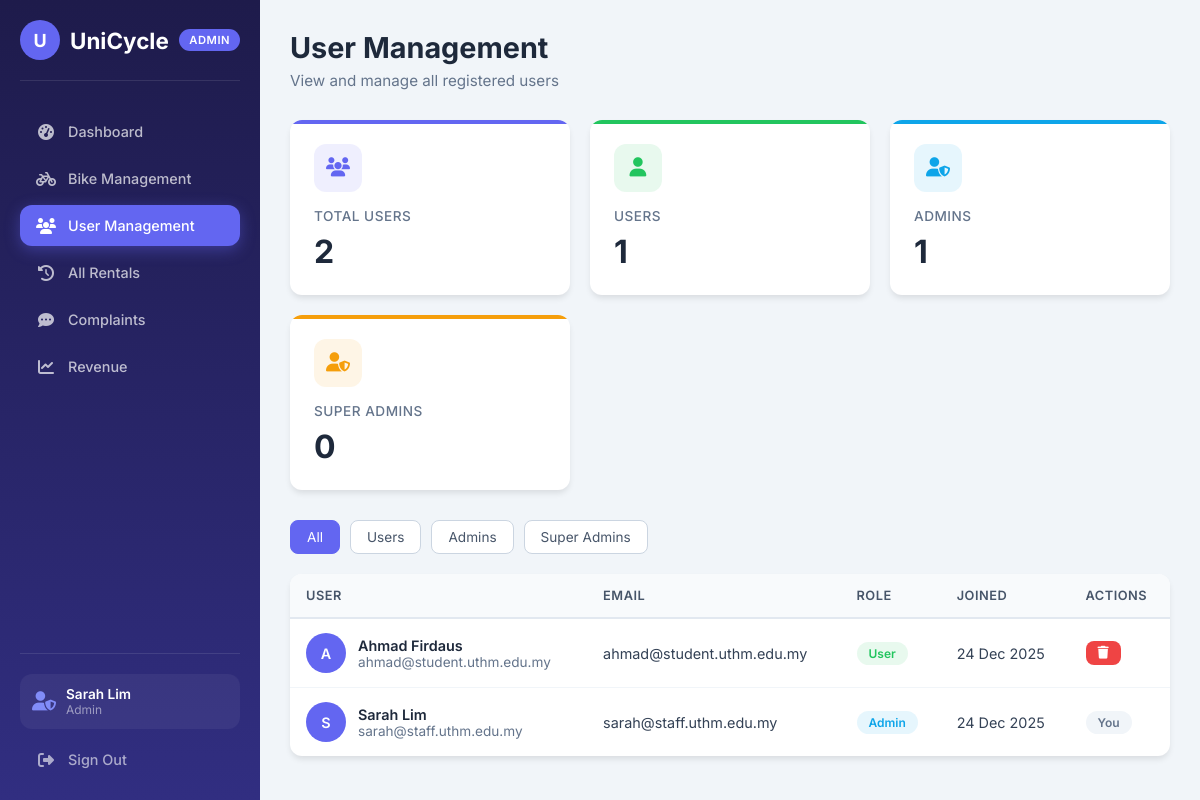
The page /admin/users.php (signed in) on the database its author committed.
### tables this page shows
CREATE TABLE `students` (
    `student_id` INT(11) NOT NULL AUTO_INCREMENT,
    `name` VARCHAR(100) NOT NULL,
    `email` VARCHAR(100) NOT NULL,
    `password` VARCHAR(255) NOT NULL,
    `google_id` VARCHAR(100) DEFAULT NULL,
    `role` ENUM('user', 'admin', 'superadmin') NOT NULL DEFAULT 'user',
    `phone` VARCHAR(20) DEFAULT NULL,
    `profile_pic` VARCHAR(255) DEFAULT NULL,
    `created_at` TIMESTAMP NOT NULL DEFAULT CURRENT_TIMESTAMP,
    PRIMARY KEY (`student_id`),
    UNIQUE KEY `email` (`email`),
    UNIQUE KEY `google_id` (`google_id`)
);

### admin/users.php (the view, shortened to what this page needs)
<?php
require_once 'includes/auth_check.php';
$filter = $_GET['filter'] ?? 'all';
$where = '';
$users = $pdo->query("SELECT * FROM students $where ORDER BY created_at DESC")->fetchAll();
$counts = [
    'all' => $pdo->query("SELECT COUNT(*) FROM students")->fetchColumn(),
    'user' => $pdo->query("SELECT COUNT(*) FROM students WHERE role = 'user'")->fetchColumn(),
    'admin' => $pdo->query("SELECT COUNT(*) FROM students WHERE role = 'admin'")->fetchColumn(),
    'superadmin' => $pdo->query("SELECT COUNT(*) FROM students WHERE role = 'superadmin'")->fetchColumn(),
];
?>
<!DOCTYPE html>
<html lang="en">
<head>
    <link rel="stylesheet" href="admin.css">
    <link rel="stylesheet" href="https://cdnjs.cloudflare.com/ajax/libs/font-awesome/6.5.0/css/all.min.css">
</head>
<body>
    <?php include 'includes/sidebar.php'; ?>
    <main class="admin-main">
        <div class="page-header">
            <h1>User Management</h1>
            <p>View and manage all registered users</p>
        </div>
        <div class="stats-grid">
            <div class="stat-card">
                <div class="icon"><i class="fas fa-users"></i></div>
                <h3>Total Users</h3>
                <div class="value"><?= $counts['all'] ?></div>
            </div>
            <div class="stat-card success">
                <div class="icon"><i class="fas fa-user"></i></div>
                <h3>Users</h3>
                <div class="value"><?= $counts['user'] ?></div>
            </div>
            <div class="stat-card secondary">
                <div class="icon"><i class="fas fa-user-shield"></i></div>
                <h3>Admins</h3>
                <div class="value"><?= $counts['admin'] ?></div>
            </div>
            <div class="stat-card warning">
                <div class="icon"><i class="fas fa-user-shield"></i></div>
                <h3>Super Admins</h3>
                <div class="value"><?= $counts['superadmin'] ?></div>
            </div>
        </div>
        <div class="filters-bar">
            <a href="?filter=all" class="filter-btn <?= $filter === 'all' ? 'active' : '' ?>">All</a>
            <a href="?filter=user" class="filter-btn <?= $filter === 'user' ? 'active' : '' ?>">Users</a>
            <a href="?filter=admin" class="filter-btn <?= $filter === 'admin' ? 'active' : '' ?>">Admins</a>
            <a href="?filter=superadmin" class="filter-btn <?= $filter === 'superadmin' ? 'active' : '' ?>">Super
                Admins</a>
        </div>
        <div class="content-card">
            <div class="card-body" style="padding: 0;">
                <table class="admin-table">
                    <thead>
                        <tr>
                            <th>User</th>
                            <th>Email</th>
                            <th>Role</th>
                            <th>Joined</th>
                            <th>Actions</th>
                        </tr>
                    </thead>
                    <tbody>
                        <?php foreach ($users as $user): ?>
                            <tr>
                                <td>
                                    <div class="user-info">
                                        <div class="user-avatar"><?= strtoupper(substr($user['name'], 0, 1)) ?></div>
                                        <div>
                                            <div class="user-name"><?= htmlspecialchars($user['name']) ?></div>
                                            <div class="user-email"><?= htmlspecialchars($user['email']) ?></div>
                                        </div>
                                    </div>
                                </td>
                                <td><?= htmlspecialchars($user['email']) ?></td>
                                <td>
                                    <span
                                        class="badge <?= in_array($user['role'], ['admin', 'superadmin']) ? 'active' : 'available' ?>">
                                        <?= ucfirst($user['role']) ?>
                                    </span>
                                </td>
                                <td><?= date('d M Y', strtotime($user['created_at'])) ?></td>
                                <td>
                                    <form method="POST" class="action-cell">
                                        <?php if ($user['student_id'] != $_SESSION['student_id']): ?>
                                            <button type="submit" name="delete_user" class="btn btn-danger btn-sm"
                                                onclick="return confirm('Delete this user? This will also delete their rentals and complaints.')">
                                                <i class="fas fa-trash"></i>
                                            </button>
                                        <?php else: ?>
                                            <span class="badge"
                                                style="background: var(--gray-100); color: var(--gray-500);">You</span>
                                        <?php endif; ?>
                                    </form>
                                </td>
                            </tr>
                        <?php endforeach; ?>
                    </tbody>
                </table>
            </div>
        </div>
    </main>
</body>
</html>

### admin/admin.css (style rules this page uses)
:root { --primary: #6366f1; --primary-dark: #4f46e5; --primary-light: #818cf8; --secondary: #0ea5e9; --success: #22c55e; --warning: #f59e0b; --danger: #ef4444; --dark: #1e1b4b; --gray-50: #f8fafc; --gray-100: #f1f5f9; --gray-200: #e2e8f0; --gray-300: #cbd5e1; --gray-400: #94a3b8; --gray-500: #64748b; --gray-600: #475569; --gray-700: #334155; --gray-800: #1e293b; --gray-900: #0f172a; --sidebar-width: 260px; --header-height: 70px; --border-radius: 12px; --shadow-sm: 0 1px 2px 0 rgb(0 0 0 / 0.05); --shadow: 0 4px 6px -1px rgb(0 0 0 / 0.1); --shadow-lg: 0 10px 25px -3px rgb(0 0 0 / 0.1); }
* { margin: 0; padding: 0; box-sizing: border-box; }
body { font-family: 'Inter', -apple-system, BlinkMacSystemFont, 'Segoe UI', Roboto, sans-serif; background: var(--gray-100); color: var(--gray-800); min-height: 100vh; display: flex; }
.admin-main { margin-left: var(--sidebar-width); flex: 1; padding: 30px; min-height: 100vh; }
.page-header { margin-bottom: 30px; }
.page-header h1 { font-size: 1.8rem; font-weight: 700; color: var(--gray-800); margin-bottom: 6px; }
.page-header p { color: var(--gray-500); font-size: 0.95rem; }
.stats-grid { display: grid; grid-template-columns: repeat(auto-fit, minmax(240px, 1fr)); gap: 20px; margin-bottom: 30px; }
.stat-card { background: white; border-radius: var(--border-radius); padding: 24px; box-shadow: var(--shadow); position: relative; overflow: hidden; transition: transform 0.2s ease, box-shadow 0.2s ease; }
.stat-card::before { content: ''; position: absolute; top: 0; left: 0; right: 0; height: 4px; background: var(--primary); }
.stat-card.success::before { background: var(--success); }
.stat-card.warning::before { background: var(--warning); }
.stat-card.secondary::before { background: var(--secondary); }
.stat-card .icon { width: 48px; height: 48px; border-radius: 12px; display: flex; align-items: center; justify-content: center; font-size: 1.2rem; margin-bottom: 16px; background: rgba(99, 102, 241, 0.1); color: var(--primary); }
.stat-card.success .icon { background: rgba(34, 197, 94, 0.1); color: var(--success); }
.stat-card.warning .icon { background: rgba(245, 158, 11, 0.1); color: var(--warning); }
.stat-card.secondary .icon { background: rgba(14, 165, 233, 0.1); color: var(--secondary); }
.stat-card h3 { font-size: 0.85rem; font-weight: 500; color: var(--gray-500); margin-bottom: 8px; text-transform: uppercase; letter-spacing: 0.5px; }
.stat-card .value { font-size: 2rem; font-weight: 700; color: var(--gray-800); }
.content-card { background: white; border-radius: var(--border-radius); box-shadow: var(--shadow); overflow: hidden; }
.card-body { padding: 24px; }
.admin-table { width: 100%; border-collapse: collapse; }
.admin-table th { background: var(--gray-50); padding: 14px 16px; text-align: left; font-weight: 600; font-size: 0.8rem; text-transform: uppercase; letter-spacing: 0.5px; color: var(--gray-600); border-bottom: 2px solid var(--gray-200); }
.admin-table td { padding: 14px 16px; border-bottom: 1px solid var(--gray-100); font-size: 0.9rem; color: var(--gray-700); }
.admin-table tbody tr:last-child td { border-bottom: none; }
.badge { display: inline-flex; align-items: center; padding: 4px 12px; border-radius: 20px; font-size: 0.75rem; font-weight: 600; }
.badge.available, .badge.completed, .badge.resolved { background: rgba(34, 197, 94, 0.1); color: var(--success); }
.badge.rented, .badge.active { background: rgba(14, 165, 233, 0.1); color: var(--secondary); }
.btn { display: inline-flex; align-items: center; gap: 8px; padding: 10px 18px; border: none; border-radius: 8px; font-size: 0.9rem; font-weight: 500; cursor: pointer; transition: all 0.2s ease; text-decoration: none; }
.btn-danger { background: var(--danger); color: white; }
.btn-sm { padding: 6px 12px; font-size: 0.8rem; }
.filters-bar { display: flex; gap: 10px; margin-bottom: 20px; flex-wrap: wrap; }
.filter-btn { padding: 8px 16px; border: 1px solid var(--gray-300); background: white; border-radius: 8px; font-size: 0.85rem; color: var(--gray-600); cursor: pointer; transition: all 0.2s ease; text-decoration: none; }
.filter-btn.active { background: var(--primary); border-color: var(--primary); color: white; }

### rows shown on the page
students: name "A", name "Ahmad Firdaus", email "ahmad@student.uthm.edu.my", role "User", created_at "24 Dec 2025"
students: name "S", name "Sarah Lim", email "sarah@staff.uthm.edu.my", role "Admin", created_at "24 Dec 2025", shows "You"

### other values the page prints
$adminName "Sarah Lim"
$adminRole "Admin"
$counts['all'] "2"
$counts['user'] "1"
$counts['admin'] "1"
$counts['superadmin'] "0"
